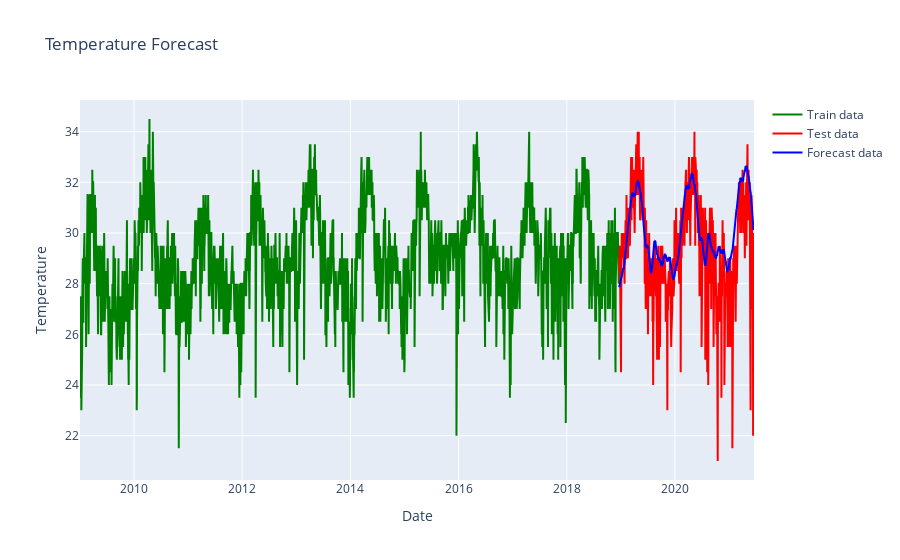

Here is the notebook cell this chart was saved with:
### Code cell
fig = go.Figure()

fig.add_trace(go.Scatter(
    x=hcm_train['ds'],
    y=hcm_train['y'],
    mode='lines',
    name='Train data',
    line=dict(color='green')
))

fig.add_trace(go.Scatter(
    x=hcm_test['ds'],
    y=hcm_test['y'],
    mode='lines',
    name='Test data',
    line=dict(color='red')
))

fig.add_trace(go.Scatter(
    x=hcm_forecast["ds"][-hcm_test.shape[0]:],
    y=hcm_forecast["yhat"][-hcm_test.shape[0]:],
    mode='lines',
    name='Forecast data',
    line=dict(color='blue')
))

fig.update_layout(
    title='Temperature Forecast',
    xaxis=dict(title='Date'),
    yaxis=dict(title='Temperature'),
)

fig.show()

### Figure 1 — Plotly figure (JSON) as saved in the notebook; plotly's stock layout.template omitted (floating-point values rounded to 4 significant figures; data arrays with more than 128 entries replaced by an {"elided": "..."} marker saying what was removed)
{"data": [{"line": {"color": "green"}, "mode": "lines", "name": "Train data", "type": "scatter", "x": {"elided": "3639 str values"}, "y": {"elided": "3639 float values"}}, {"line": {"color": "red"}, "mode": "lines", "name": "Test data", "type": "scatter", "x": {"elided": "910 str values"}, "y": {"elided": "910 float values"}}, {"line": {"color": "blue"}, "mode": "lines", "name": "Forecast data", "type": "scatter", "x": {"elided": "910 str values"}, "y": {"elided": "910 float values"}}], "layout": {"title": {"text": "Temperature Forecast"}, "xaxis": {"title": {"text": "Date"}}, "yaxis": {"title": {"text": "Temperature"}}}}
